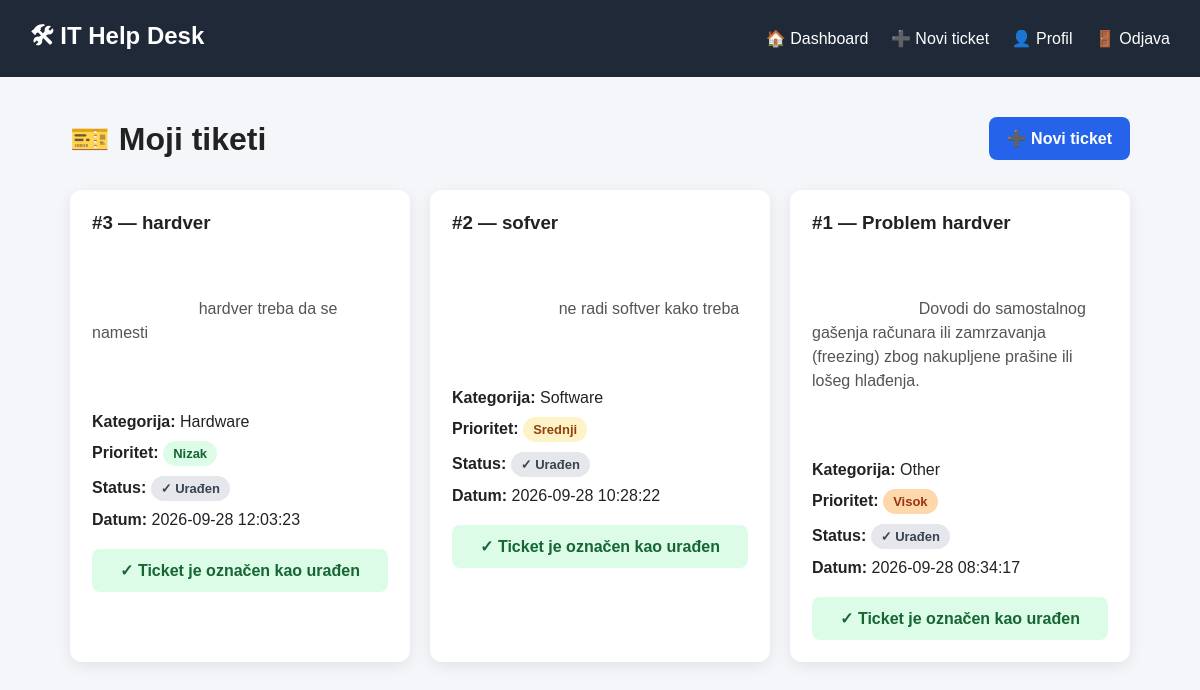
The page /my-tickets (signed in) on the database its author committed.
### tables this page shows
CREATE TABLE tickets (
            id INTEGER PRIMARY KEY AUTOINCREMENT,
            user_id INTEGER NOT NULL,
            title TEXT NOT NULL,
            description TEXT NOT NULL,
            category TEXT NOT NULL,
            priority TEXT NOT NULL,
            status TEXT DEFAULT 'Open',
            created_at TEXT DEFAULT CURRENT_TIMESTAMP,
            FOREIGN KEY (user_id) REFERENCES users(id)
        );

### app1.py (the view)
@app.route("/my-tickets")
def my_tickets():
    if "user_id" not in session:
        return redirect("/login")
    conn = get_db()
    tickets = conn.execute("""
        SELECT
            id,
            title,
            description,
            category,
            priority,
            status,
            created_at
        FROM tickets
        WHERE user_id = ?
        ORDER BY id DESC
    """, (
        session["user_id"],
    )).fetchall()
    conn.close()
    return render_template(
        "my_tickets.html",
        tickets=tickets
    )

### app1.py (called while the page is built)
def get_db():
    conn = sqlite3.connect(DATABASE)
    conn.row_factory = sqlite3.Row
    return conn

### templates/my_tickets.html (shortened to what this page needs)
<!DOCTYPE html>
<html lang="sr">
<head>
</head>
<body>
<div class="navbar">
    <h2>
        🛠 IT Help Desk
    </h2>
    <div>
        <a href="/dashboard">
            🏠 Dashboard
        </a>
        <a href="/create-ticket">
            ➕ Novi ticket
        </a>
        <a href="/profile">
            👤 Profil
        </a>
        <a href="/logout">
            🚪 Odjava
        </a>
    </div>
</div>
<div class="container">
    <div class="header">
        <h1>
            🎫 Moji tiketi
        </h1>
        <a
            href="/create-ticket"
            class="new-ticket"
        >
            ➕ Novi ticket
        </a>
    </div>
    {% if tickets %}
        <div class="tickets">
            {% for ticket in tickets %}
                <div class="ticket">
                    <h3>
                        #{{ ticket["id"] }}
                        —
                        {{ ticket["title"] }}
                    </h3>
                    <div class="description">
                        {{ ticket["description"] }}
                    </div>
                    <div class="info">
                        <span class="label">
                            Kategorija:
                        </span>
                        {{ ticket["category"] }}
                    </div>
                    <div class="info">
                        <span class="label">
                            Prioritet:
                        </span>
                        {% if ticket["priority"] == "Low" %}
                            <span class="badge low">
                                Nizak
                            </span>
                        {% elif ticket["priority"] == "Medium" %}
                            <span class="badge medium">
                                Srednji
                            </span>
                        {% elif ticket["priority"] == "High" %}
                            <span class="badge high">
                                Visok
                            </span>
                        {% elif ticket["priority"] == "Critical" %}
                            <span class="badge critical">
                                Kritičan
                            </span>
                        {% endif %}
                    </div>
                    <div class="info">
                        <span class="label">
                            Status:
                        </span>
                        {% if ticket["status"] == "Open" %}
                            <span class="badge open">
                                🟠 Otvoren
                            </span>
                        {% elif ticket["status"] == "In Progress" %}
                            <span class="badge progress">
                                🔵 U obradi
                            </span>
                        {% elif ticket["status"] == "Resolved" %}
                            <span class="badge resolved">
                                🟢 Rešen
                            </span>
                        {% elif ticket["status"] == "Closed" %}
                            <span class="badge closed">
                                ✓ Urađen
                            </span>
                        {% endif %}
                    </div>
                    <div class="info">
                        <span class="label">
                            Datum:
                        </span>
                        {{ ticket["created_at"] }}
                    </div>
                    {% if ticket["status"] != "Closed" %}
                        <form
                            method="POST"
                            action="/ticket/done/{{ ticket['id'] }}"
                            class="done-form"
                        >
                            <button
                                type="submit"
                                class="done-button"
                            >
                                ✓ Označi kao urađeno
                            </button>
                        </form>
                    {% else %}
                        <div class="completed">
                            ✓ Ticket je označen kao urađen
                        </div>
                    {% endif %}
                </div>
            {% endfor %}
        </div>
    {% endif %}
</div>
</body>
</html>

### templates/my_tickets.html (style rules this page uses)
* { box-sizing: border-box; }
body { margin: 0; font-family: Arial, sans-serif; background: #f4f6f9; color: #222; }
.navbar { background: #1f2937; color: white; padding: 18px 30px; display: flex; justify-content: space-between; align-items: center; }
.navbar h2 { margin: 0; }
.navbar a { color: white; text-decoration: none; margin-left: 18px; }
.container { max-width: 1100px; margin: 40px auto; padding: 0 20px; }
.header { display: flex; justify-content: space-between; align-items: center; margin-bottom: 30px; }
.header h1 { margin: 0; }
.new-ticket { background: #2563eb; color: white; text-decoration: none; padding: 12px 18px; border-radius: 8px; font-weight: bold; }
.tickets { display: grid; grid-template-columns: repeat(auto-fit, minmax(320px, 1fr)); gap: 20px; }
.ticket { background: white; padding: 22px; border-radius: 12px; box-shadow: 0 4px 15px rgba(0, 0, 0, 0.08); }
.ticket h3 { margin-top: 0; margin-bottom: 15px; }
.description { color: #555; line-height: 1.5; margin-bottom: 20px; white-space: pre-wrap; }
.info { margin: 10px 0; }
.label { font-weight: bold; }
.badge { display: inline-block; padding: 5px 10px; border-radius: 20px; font-size: 13px; font-weight: bold; }
.low { background: #dcfce7; color: #166534; }
.medium { background: #fef3c7; color: #92400e; }
.high { background: #fed7aa; color: #9a3412; }
.closed { background: #e5e7eb; color: #374151; }
.completed { margin-top: 20px; padding: 12px; background: #dcfce7; color: #166534; border-radius: 8px; text-align: center; font-weight: bold; }

### rows shown on the page
tickets: id "3", title "hardver", description "hardver treba da se namesti", category "Hardware", priority "Nizak", status "✓ Urađen", created_at "2026-09-28 12:03:23"
tickets: id "2", title "sofver", description "ne radi softver kako treba", category "Software", priority "Srednji", status "✓ Urađen", created_at "2026-09-28 10:28:22"
tickets: id "1", title "Problem hardver", description "Dovodi do samostalnog gašenja računara ili zamrzavanja (freezing) zbog nakupljene prašine ili lošeg hlađenja.", category "Other", priority "Visok", status "✓ Urađen", created_at "2026-09-28 08:34:17"
